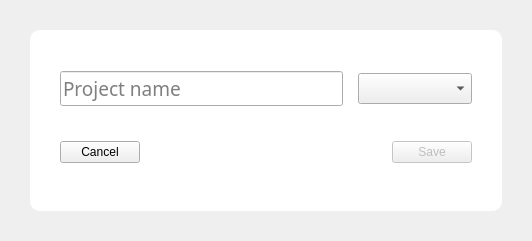
<?xml version="1.0" encoding="UTF-8"?>
<ui version="4.0">
 <class>Dialog</class>
 <widget class="QDialog" name="Dialog">
  <property name="geometry">
   <rect>
    <x>0</x>
    <y>0</y>
    <width>532</width>
    <height>241</height>
   </rect>
  </property>
  <property name="font">
   <font>
    <family>Segoe UI Light</family>
    <pointsize>12</pointsize>
    <weight>50</weight>
    <italic>false</italic>
    <bold>false</bold>
   </font>
  </property>
  <property name="windowTitle">
   <string>Dialog</string>
  </property>
  <property name="styleSheet">
   <string notr="true"/>
  </property>
  <layout class="QVBoxLayout" name="verticalLayout">
   <property name="spacing">
    <number>0</number>
   </property>
   <property name="leftMargin">
    <number>30</number>
   </property>
   <property name="topMargin">
    <number>30</number>
   </property>
   <property name="rightMargin">
    <number>30</number>
   </property>
   <property name="bottomMargin">
    <number>30</number>
   </property>
   <item>
    <widget class="QFrame" name="frame">
     <property name="styleSheet">
      <string notr="true">.QFrame {
	background-color: rgb(255, 255, 255);
	border: 0px solid;
	border-radius: 10px;
}</string>
     </property>
     <property name="frameShape">
      <enum>QFrame::StyledPanel</enum>
     </property>
     <property name="frameShadow">
      <enum>QFrame::Raised</enum>
     </property>
     <layout class="QVBoxLayout" name="verticalLayout_2">
      <property name="spacing">
       <number>25</number>
      </property>
      <property name="leftMargin">
       <number>30</number>
      </property>
      <property name="topMargin">
       <number>40</number>
      </property>
      <property name="rightMargin">
       <number>30</number>
      </property>
      <property name="bottomMargin">
       <number>40</number>
      </property>
      <item>
       <layout class="QHBoxLayout" name="horizontalLayout">
        <property name="spacing">
         <number>15</number>
        </property>
        <item>
         <widget class="QLineEdit" name="name_edit">
          <property name="font">
           <font>
            <family>Segoe UI Semibold</family>
            <pointsize>14</pointsize>
            <weight>7</weight>
            <italic>false</italic>
            <bold>false</bold>
           </font>
          </property>
          <property name="styleSheet">
           <string notr="true">font: 63 14pt &quot;Segoe UI Semibold&quot;;</string>
          </property>
          <property name="maxLength">
           <number>16</number>
          </property>
          <property name="placeholderText">
           <string>Project name</string>
          </property>
         </widget>
        </item>
        <item alignment="Qt::AlignHCenter|Qt::AlignVCenter">
         <widget class="QComboBox" name="color_combo">
          <property name="maximumSize">
           <size>
            <width>16777215</width>
            <height>31</height>
           </size>
          </property>
          <property name="font">
           <font>
            <pointsize>18</pointsize>
           </font>
          </property>
          <property name="styleSheet">
           <string notr="true">selection-background-color: red;</string>
          </property>
          <property name="maxVisibleItems">
           <number>20</number>
          </property>
         </widget>
        </item>
       </layout>
      </item>
      <item>
       <widget class="QFrame" name="button_frame">
        <property name="styleSheet">
         <string notr="true">font: 25 12pt &quot;Segoe UI Light&quot;;</string>
        </property>
        <layout class="QHBoxLayout" name="horizontalLayout_4">
         <property name="spacing">
          <number>0</number>
         </property>
         <property name="leftMargin">
          <number>0</number>
         </property>
         <property name="topMargin">
          <number>0</number>
         </property>
         <property name="rightMargin">
          <number>0</number>
         </property>
         <property name="bottomMargin">
          <number>0</number>
         </property>
         <item>
          <widget class="QPushButton" name="cancel_btn">
           <property name="text">
            <string>Cancel</string>
           </property>
           <property name="autoDefault">
            <bool>false</bool>
           </property>
          </widget>
         </item>
         <item>
          <spacer name="horizontalSpacer_2">
           <property name="orientation">
            <enum>Qt::Horizontal</enum>
           </property>
           <property name="sizeHint" stdset="0">
            <size>
             <width>40</width>
             <height>20</height>
            </size>
           </property>
          </spacer>
         </item>
         <item>
          <widget class="QPushButton" name="create_btn">
           <property name="enabled">
            <bool>false</bool>
           </property>
           <property name="text">
            <string>Save</string>
           </property>
          </widget>
         </item>
        </layout>
       </widget>
      </item>
     </layout>
    </widget>
   </item>
  </layout>
 </widget>
 <resources/>
 <connections/>
</ui>
